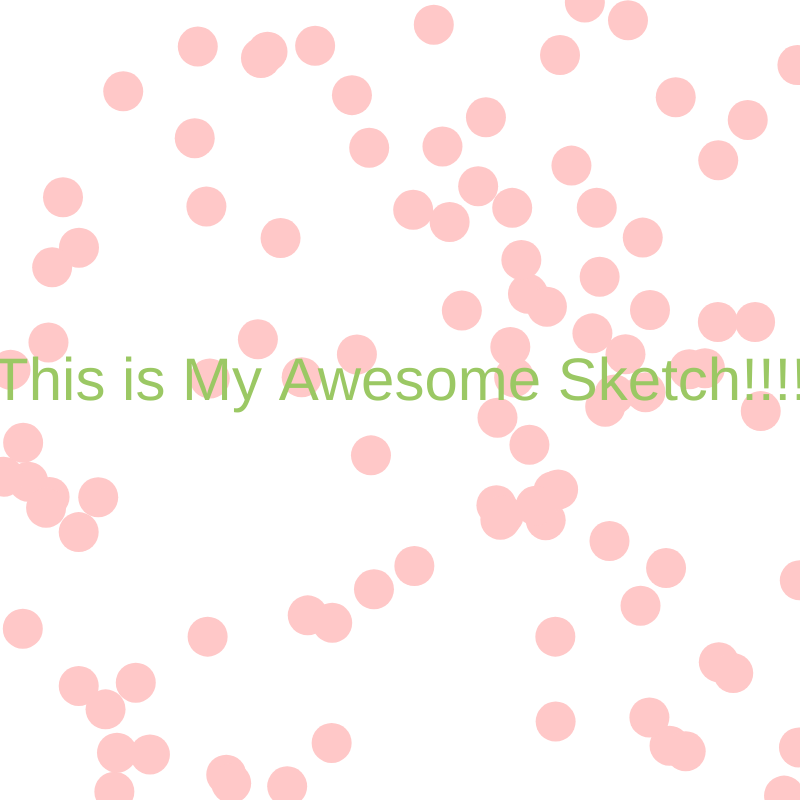
Frame 1 (no input)
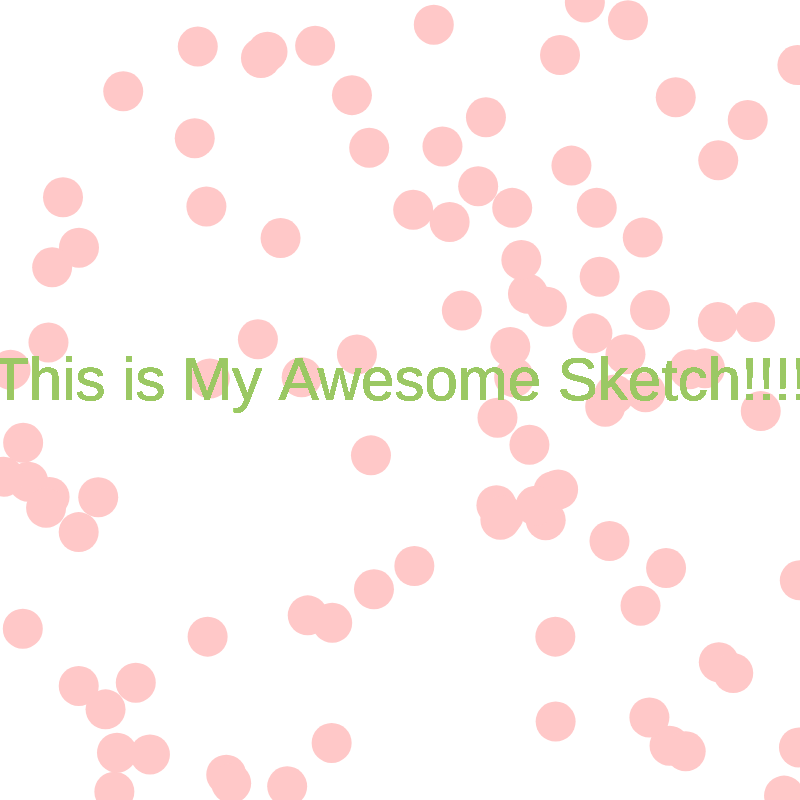
Frame 60 (no input)
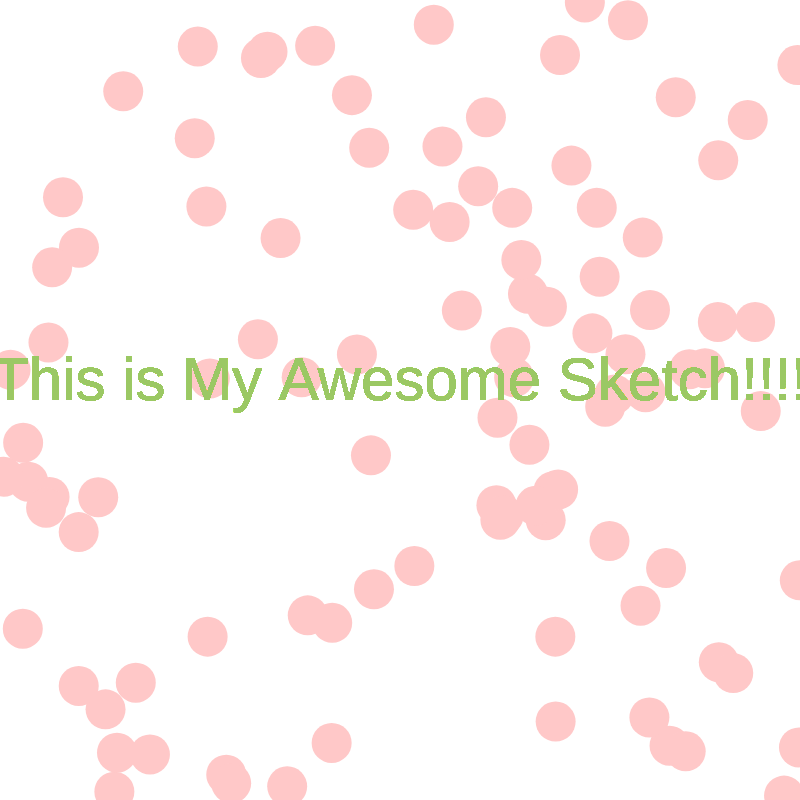
Frame 120 (the mouse pressed at the canvas centre since frame 60)

The p5.js sketch that drew these frames (run headless with seeded random() and noise() and a simulated clock; from frame 60 on, the mouse is pressed at the canvas centre):

// p5.js sketch
// ── sketch.js
let speed = 1;
let x=0;

function setup(){
    createCanvas(800, 800);
    background(255)
    noStroke();

    for(var i=0; i<100; i++){
        fill(255, 200, 200);
        ellipse(random(0, 800), random(0, 800), 40, 40);
    }
}

function draw(){
    textAlign(CENTER);
    textSize(60)
    fill(155, 200, 100);
    text("This is My Awesome Sketch!!!!", width/2, height/2)

    

}
